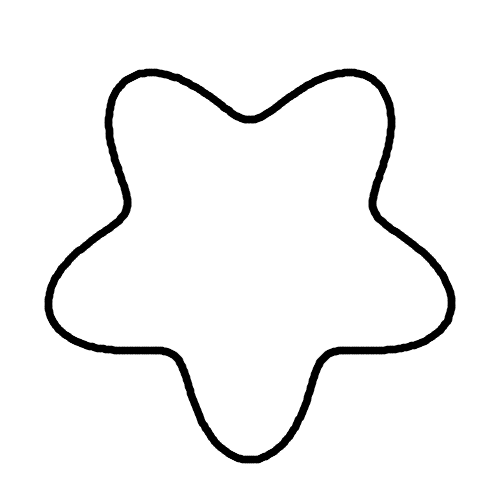
#> input picture examples/flower_line.png, 500 x 500 px
$ python cli.py ../../examples/flower_line.png
#> lines starting #> are read from the running program, lines starting #| are printed output that depends on the picture; after the words box and inside, x2 and y2 are one past the last pixel; in counts of white or black regions, pixels touching at a corner belong together
### src/fouriertrace/contours.py
"""Turn an image into one or more closed curves, as complex numbers."""

from __future__ import annotations

import cv2
import numpy as np


def load_binary(path: str, invert: bool | None = None, threshold: int | None = None) -> np.ndarray:
    """Load an image and return a binary mask where the drawing is white (255).

    Transparent PNGs use their alpha channel. Otherwise the image is converted to
    grayscale and thresholded (Otsu by default). If ``invert`` is None we guess:
    the drawing is assumed to be the minority colour.
    """
    img = cv2.imread(path, cv2.IMREAD_UNCHANGED)
    if img is None:
        raise FileNotFoundError(f"Could not read image: {path}")

    if img.ndim == 3 and img.shape[2] == 4 and img[:, :, 3].min() < 255:
        gray = img[:, :, 3]  # alpha: opaque = drawing
        invert = False if invert is None else invert
    else:
        gray = cv2.cvtColor(img, cv2.COLOR_BGR2GRAY) if img.ndim == 3 else img

    gray = cv2.GaussianBlur(gray, (3, 3), 0)
    if threshold is None:
        _, mask = cv2.threshold(gray, 0, 255, cv2.THRESH_BINARY + cv2.THRESH_OTSU)
    else:
        _, mask = cv2.threshold(gray, threshold, 255, cv2.THRESH_BINARY)

    if invert is None:
        invert = np.count_nonzero(mask) > mask.size / 2  # drawing is the minority
    if invert:
        mask = cv2.bitwise_not(mask)
    return mask


def find_curves(mask: np.ndarray, min_length: float = 40.0, holes: bool = False) -> list[np.ndarray]:
    """Trace the outlines in a binary mask.

    Returns a list of complex arrays (x + iy) in pixel coordinates, largest first.
    ``holes=True`` also returns inner outlines (e.g. the inside of an 'O').
    """
    mode = cv2.RETR_LIST if holes else cv2.RETR_EXTERNAL
    contours, _ = cv2.findContours(mask, mode, cv2.CHAIN_APPROX_NONE)
    curves = []
    for c in contours:
        if cv2.arcLength(c, closed=True) < min_length:
            continue
        pts = c[:, 0, :].astype(float)
        curves.append(pts[:, 0] + 1j * pts[:, 1])
    curves.sort(key=lambda z: -np.abs(np.diff(z)).sum())
    return curves


def to_math_coords(curves: list[np.ndarray], width: int, height: int, normalize: bool = True) -> list[np.ndarray]:
    """Flip y so the picture is upright, centre on the image, optionally scale to [-1, 1]."""
    out = []
    scale = max(width, height) / 2 if normalize else 1.0
    for z in curves:
        x = z.real - width / 2
        y = height / 2 - z.imag
        out.append((x + 1j * y) / scale)
    return out


def resample(z: np.ndarray, n: int) -> np.ndarray:
    """Resample a closed curve to ``n`` points evenly spaced by arc length."""
    closed = np.append(z, z[0])
    seg = np.abs(np.diff(closed))
    s = np.concatenate([[0], np.cumsum(seg)])
    targets = np.linspace(0, s[-1], n, endpoint=False)
    re = np.interp(targets, s, closed.real)
    im = np.interp(targets, s, closed.imag)
    return re + 1j * im


# [21 lines left out: function join_curves, not called in this run]

### src/fouriertrace/fourier.py
"""Complex Fourier series of a closed curve.

A closed curve z(t), t in [0, 2*pi), is written as

    z(t) = sum_n  c_n * exp(i * n * t)

Each term is a circle (an "epicycle") of radius |c_n|, starting angle arg(c_n),
spinning n times per loop.
"""

from __future__ import annotations

from dataclasses import dataclass, field

import numpy as np


@dataclass
class Term:
    n: int          # frequency (turns per loop; negative = clockwise)
    c: complex      # coefficient

    @property
    def radius(self) -> float:
        return abs(self.c)

    @property
    def phase(self) -> float:
        return float(np.angle(self.c))


@dataclass
class FourierSeries:
    terms: list[Term] = field(default_factory=list)

    # [6 lines left out: function __call__, not called in this run]

    def truncate(self, k: int) -> "FourierSeries":
        """Keep the constant term plus the k largest other terms (by radius)."""
        const = [t for t in self.terms if t.n == 0]
        rest = sorted((t for t in self.terms if t.n != 0), key=lambda t: -t.radius)
        return FourierSeries(const + rest[:k])

    # [5 lines left out: function sorted_for_drawing, not called in this run]


def fourier_series(z: np.ndarray, terms: int | None = None) -> FourierSeries:
    """Compute the Fourier series of evenly sampled closed-curve points ``z``.

    ``terms`` keeps only the largest N non-constant terms; None keeps all.
    """
    n_pts = len(z)
    coeffs = np.fft.fft(z) / n_pts
    freqs = np.fft.fftfreq(n_pts, d=1.0 / n_pts).astype(int)
    series = FourierSeries([Term(int(n), complex(c)) for n, c in zip(freqs, coeffs)])
    return series.truncate(terms) if terms is not None else series


# [4 lines left out: function reconstruction_error, not called in this run]

### src/fouriertrace/cli.py
"""Command line: fouriertrace IMAGE [options]"""

from __future__ import annotations

import argparse
import os

import cv2

from . import animate, export
from .centerline import trace_centerlines
from .contours import find_curves, join_curves, load_binary, resample, to_math_coords
from .fourier import fourier_series, reconstruction_error


def build_parser() -> argparse.ArgumentParser:
    p = argparse.ArgumentParser(
        prog="fouriertrace",
        description="Turn the curves in an image into complex Fourier series (epicycles).",
    )
    p.add_argument("image", help="input image (PNG/JPG; transparent PNGs use the alpha channel)")
    p.add_argument("-o", "--out", default="out", help="output folder (default: out)")
    p.add_argument("-t", "--terms", type=int, default=100,
                   help="Fourier terms to keep per curve, biggest first (default: 100)")
    p.add_argument("-n", "--samples", type=int, default=1024,
                   help="points sampled along each curve before the FFT (default: 1024)")
    p.add_argument("--join", action="store_true",
                   help="chain all curves into one path -> a single series for the whole image")
    p.add_argument("-c", "--centerline", action="store_true",
                   help="follow the middle of drawn lines, straight through crossings "
                        "(for line drawings and self-crossing curves like kolams)")
    p.add_argument("--holes", action="store_true", help="also trace inner outlines (holes)")
    p.add_argument("--max-curves", type=int, default=20, help="keep at most this many curves, largest first")
    p.add_argument("--min-length", type=float, default=40, help="ignore outlines shorter than this (pixels)")
    p.add_argument("--threshold", type=int, help="fixed 0-255 threshold instead of automatic (Otsu)")
    p.add_argument("--invert", action="store_true", default=None,
                   help="treat light pixels as the drawing (auto-detected if omitted)")
    p.add_argument("--pixels", action="store_true",
                   help="keep pixel units (y flipped) instead of normalising to [-1, 1]")
    p.add_argument("--animate", nargs="?", const="epicycles.gif", metavar="FILE",
                   help="also render an epicycle animation (default name: epicycles.gif; .mp4 needs ffmpeg)")
    p.add_argument("-p", "--print", dest="print_fmt", nargs="?", const="complex",
                   choices=sorted(export.FORMATS), metavar="FORMAT",
                   help="print the equation(s) to the terminal: complex (default), xy, desmos or latex")
    p.add_argument("--digits", type=int, default=4, help="decimal places in printed equations (default: 4)")
    p.add_argument("--frames", type=int, default=240, help="animation frames (default: 240)")
    p.add_argument("--circles", type=int, default=60, help="circles drawn per curve in the animation")
    return p


def main(argv: list[str] | None = None) -> None:
    args = build_parser().parse_args(argv)
    os.makedirs(args.out, exist_ok=True)

    mask = load_binary(args.image, invert=args.invert, threshold=args.threshold)
#> in load_binary, img is the input picture: shape (500, 500); min 0, max 255, mean 244.1
#> in load_binary, `_, mask = cv2.threshold(gray, 0, 255, cv2.THRESH_BINARY + cv2.THRESH_O..`:
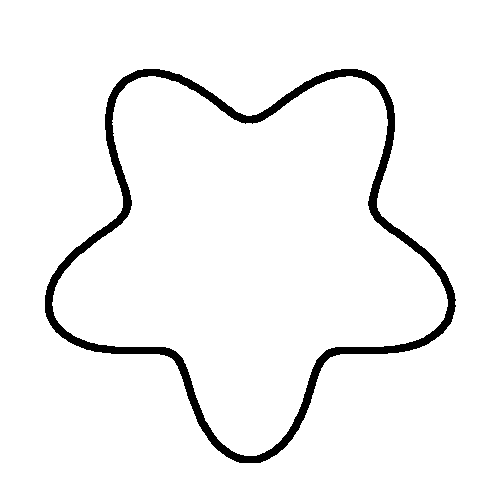
#> mask: shape (500, 500); 95.7% white; 1 black region, box (x1, y1, x2, y2) and area: (45, 69, 456, 463) 10679
#> in load_binary, `invert = np.count_nonzero(mask) > mask.size / 2`: invert = True
#> in load_binary, `mask = cv2.bitwise_not(mask)`: mask: shape (500, 500); 4.3% white; 1 white region
    h, w = mask.shape
#> h = 500; w = 500
    if args.centerline:
        curves = trace_centerlines(mask, min_length=args.min_length)[: args.max_curves]
    else:
        curves = find_curves(mask, min_length=args.min_length, holes=args.holes)[: args.max_curves]
#> in find_curves, `contours, _ = cv2.findContours(mask, mode, cv2.CHAIN_APPROX_NONE)`: contours = 1 contour; box (x1, y1, x2, y2) and area: (45, 69, 456, 463) 98064
#> the loop in find_curves, `for c in contours:` made 1 pass
#> after the loop in find_curves, `for c in contours:`: curves = 1 item
#> curves = 1 item
    if not curves:
        raise SystemExit("No curves found. Try --invert, --threshold or a lower --min-length.")
    curves = to_math_coords(curves, w, h, normalize=not args.pixels)
#> the loop in to_math_coords, `for z in curves:` made 1 pass
    if args.join:
        curves = [join_curves(curves)]

    samples = [resample(z, args.samples) for z in curves]
#> samples = 1 item
    series = [fourier_series(z, args.terms) for z in samples]
#> series = 1 item

    export.write_json(series, os.path.join(args.out, "coefficients.json"))
#> (this line was passed over: src is not available in this run)
    export.write_csv(series, os.path.join(args.out, "coefficients.csv"))
#> (this line was passed over: src is not available in this run)
    export.write_desmos(series, os.path.join(args.out, "desmos.txt"))
#> (this line was passed over: src is not available in this run)
    with open(os.path.join(args.out, "equations.tex"), "w") as f:
        for i, s in enumerate(series):
            f.write(f"% curve {i}\n{export.latex_complex(s)}\n\n")
#> this loop made 1 pass
    cv2.imwrite(os.path.join(args.out, "mask.png"), mask)
    animate.save_preview(samples, series, os.path.join(args.out, "preview.png"))

    print(f"{len(series)} curve(s), {args.terms} terms each -> {args.out}/")
    for i, (s, z) in enumerate(zip(series, samples)):
        err = reconstruction_error(s, z)
        print(f"  curve {i}: mean error {err:.4g} ({'pixels' if args.pixels else 'of half-width'})")

    if args.print_fmt:
        print(f"\nEquation{'s' if len(series) > 1 else ''} ({args.print_fmt}, 0 <= t < 2*pi):")
        for i, s in enumerate(series):
            if len(series) > 1:
                print(f"\n# curve {i}")
            print(export.format_equation(s, args.print_fmt, args.digits))

    if args.animate:
        path = os.path.join(args.out, args.animate)
        animate.save_animation(series, path, frames=args.frames, max_circles=args.circles)
        print(f"  animation -> {path}")


if __name__ == "__main__":
    main()
#> (the call stopped at in main, `f.write(f"% curve {i}\n{export.latex_complex(s)}\n\n")`: src is not available in this run)
